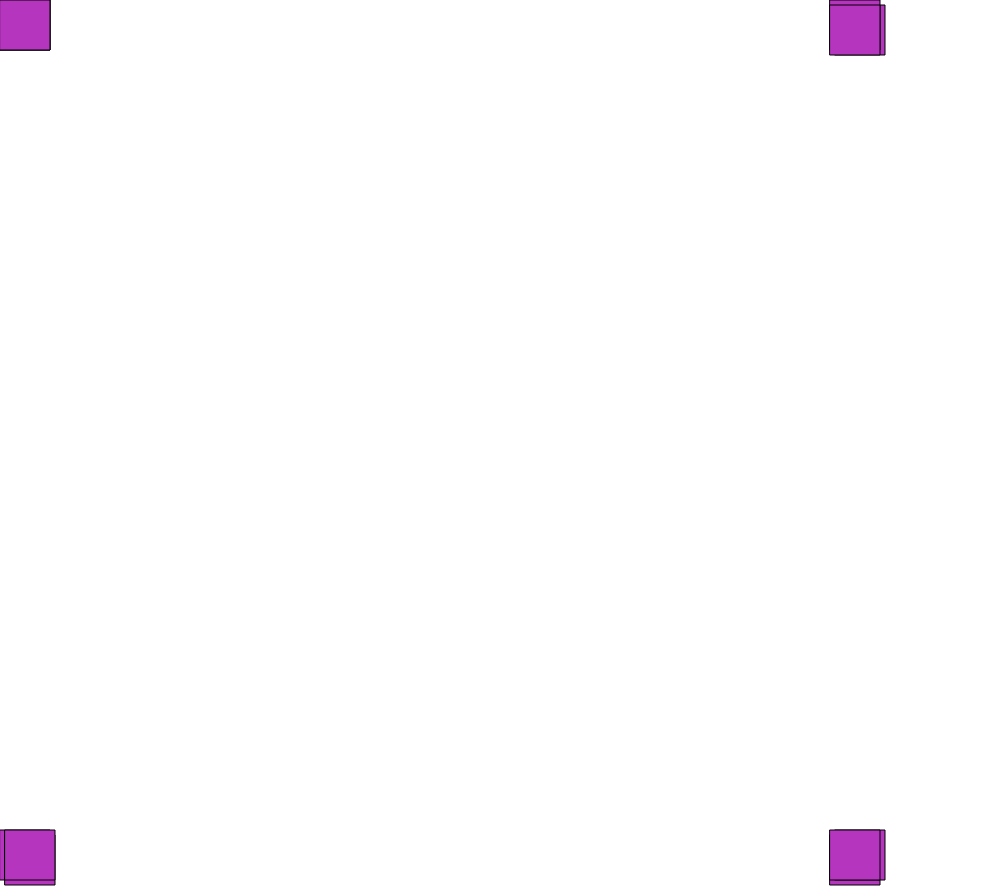
Frame 1 (no input)
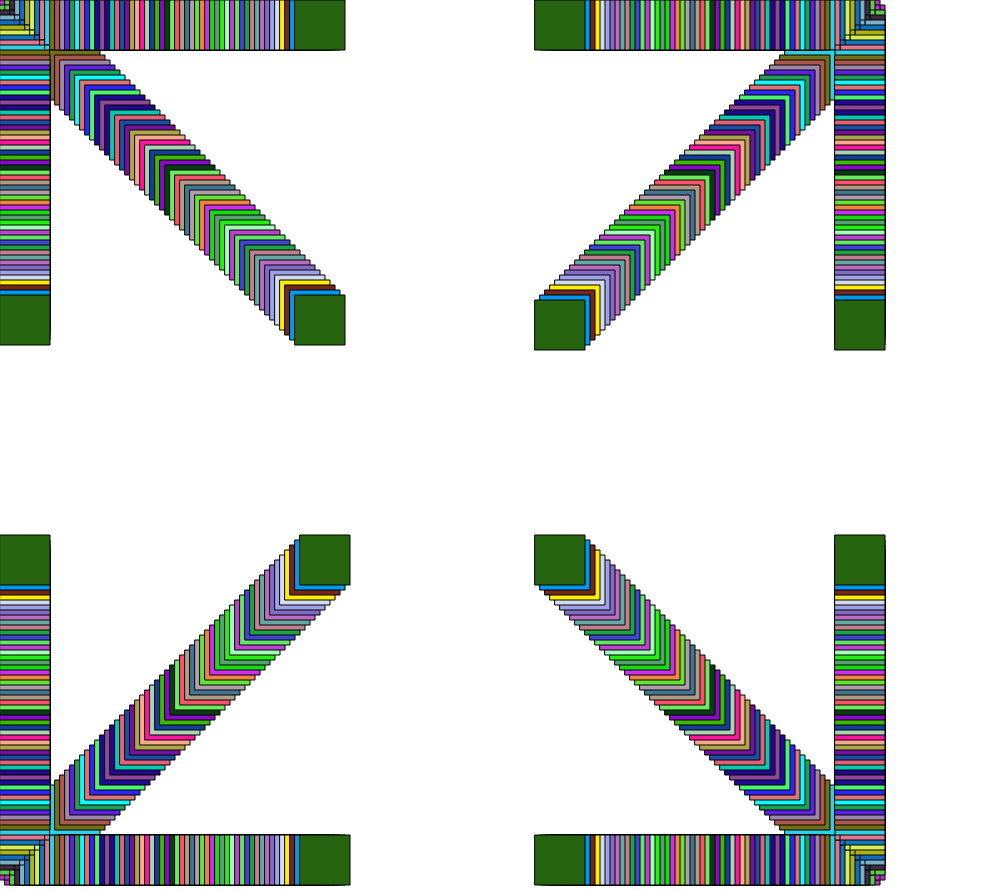
Frame 60 (no input)
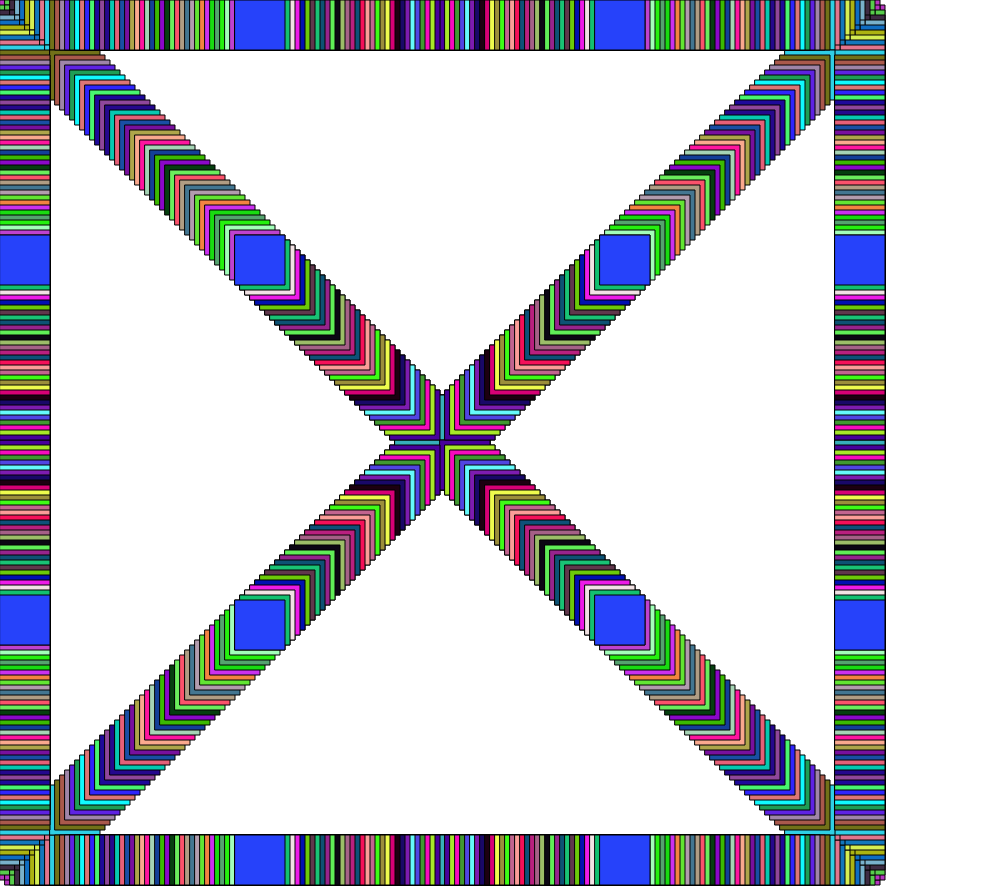
Frame 120 (the mouse pressed at the canvas centre since frame 60)

The p5.js sketch that drew these frames (run headless with seeded random() and noise() and a simulated clock; from frame 60 on, the mouse is pressed at the canvas centre):

// p5.js sketch
// ── sketch.js
var offset=0
function setup() {
  createCanvas(1000,890);
}

function draw() {

 fill(random(255),random(255),random(255))
  
  
  rect(0+offset,0,50)
  rect(0,0+offset,50)
  rect(0+offset,0+offset,50)
 offset=offset+5
  
 if(offset>1000) {
    offset=0
 }
  
 
  rect(0,835-offset,50)
  rect(0+offset,835,50)
  rect(0+offset,835-offset,50)
  rect(835-offset,835,50)
  rect(835,835-offset,50)
  rect(835-offset,835-offset,50)
  rect(835,0+offset,50)
  rect(835-offset,0,50)
  rect(835-offset,0+offset,50)
}
